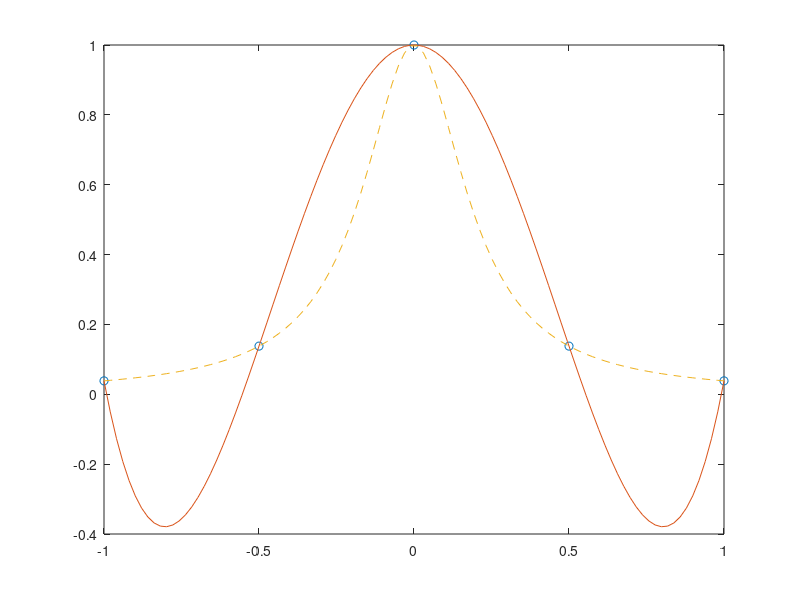

MATLAB code to generate this figure:
#201602057 Junkyu_Limm

x = linspace(-1,1,5);
y = 1./(1+25*x.^2);
xx = linspace(-1,1);

p = polyfit(x,y,4);
y4 = polyval(p,xx);

yr = 1./(1+25*xx.^2);
plot(x,y,'o',xx,y4,xx,yr,'--')

#x = linspace(-1,1,11);
#y = 1./(1+25*x.^2);

#p = polyfit(x,y,10);
#y10 = polyval(p,xx);
#plot(x,y,'o',xx,y10,xx,yr,'--')